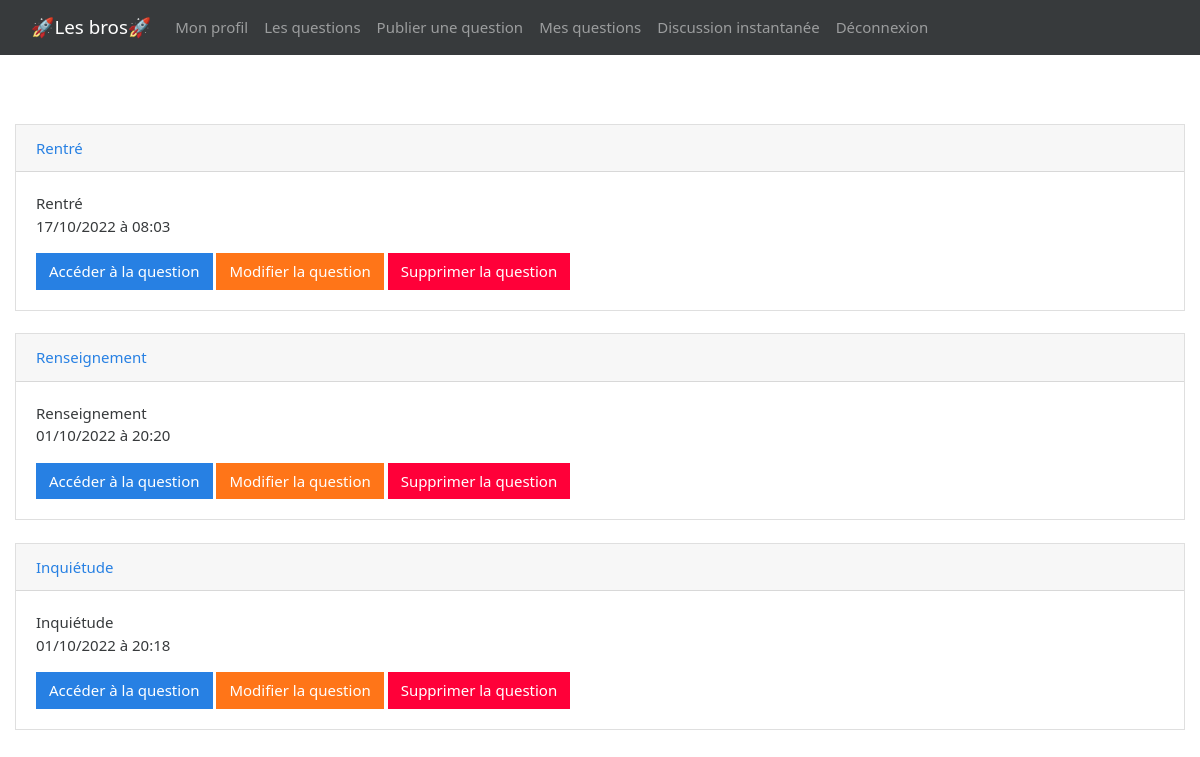
Page /my-questions.php (signed in) on the committed database.
### tables this page shows
CREATE TABLE IF NOT EXISTS `question` (
  `id` int(11) NOT NULL AUTO_INCREMENT,
  `titre` text NOT NULL,
  `description` text NOT NULL,
  `contenu` text NOT NULL,
  `id_auteur` int(11) NOT NULL,
  `pseudo_auteur` varchar(255) NOT NULL,
  `date_publication` text NOT NULL,
  PRIMARY KEY (`id`)
);

### actions/questions/myQuestionsAction.php (called while the page is built, shortened)
<?php
    require "./actions/database.php";
    $getAllMyQuestions = $bdd->prepare('SELECT id, titre, description,date_publication FROM question WHERE id_auteur = ? ORDER BY date_publication DESC');
    $getAllMyQuestions->execute(array($_SESSION['id']));
?>

### my-questions.php (the view, shortened to what this page needs)
<?php
    require "./actions/questions/myQuestionsAction.php";
?>
<!DOCTYPE html>
<html lang="en">
<head>
    <?php include "./includes/head.php";?>
</head>
<body>
    <?php include "./includes/navbar.php";?>
    <br><br>
    <div class="container-fluid">
    <?php
        while($question = $getAllMyQuestions->fetch())
        {
            ?>
            <div class="card">
                <div class="card-header">
                    <a href="./article?id=<?= $question['id'];?>">
                        <?= $question['titre'];?>
                    </a>
                </div>
                <div class="card-body">
                    <p class="card-text"><?= $question['titre'] . '<br>' . $question['date_publication'];?></p>
                    <a href="./article?id=<?= $question['id'];?>" class="btn btn-primary">Accéder à la question</a>
                    <a href="./edit-question.php?id=<?php echo $question['id'];?>" class="btn btn-warning">Modifier la question</a>
                    <a href="./actions/questions/deleteQuestionAction.php?id=<?php echo $question['id'];?>" class="btn btn-danger">Supprimer la question</a>
                </div>
            </div>
            <br>
            <?php
        }
        ?>
            </div>
</body>
</html>

### rows in the picture
question: titre "Rentré", date_publication "17/10/2022 à 08:03"
question: titre "Renseignement", date_publication "01/10/2022 à 20:20"
question: titre "Inquiétude", date_publication "01/10/2022 à 20:18"
